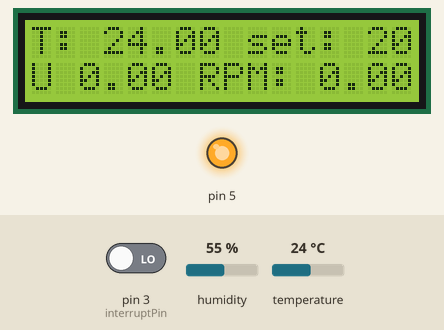
A sketch run on a simulated Arduino Uno, built with avr-gcc and run on an emulated ATmega328P. On the bench: 16×2 character LCD, output pins drawn as LEDs (lit = HIGH). Inputs (shaded band) come from the test bench; at power-on: temperature 24 °C, pin 3 (interruptPin) LOW, humidity 55 %. What the sketch prints to the serial monitor is not drawn.

Above: at 3.6 s.
3.7 s: temperature set to 33 °C
At 7.3 s:
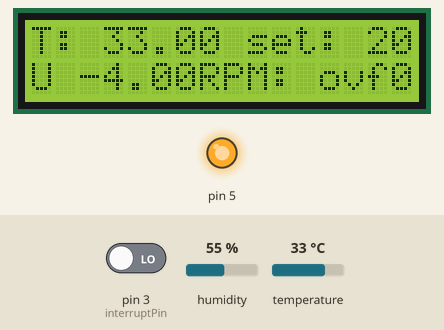
12.3 s: temperature set to 21 °C
At 16.2 s:
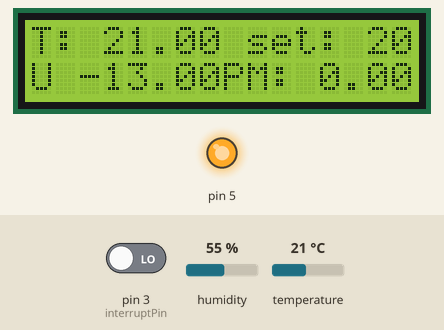
19.7 s: temperature set to 18 °C
At 21.8 s:
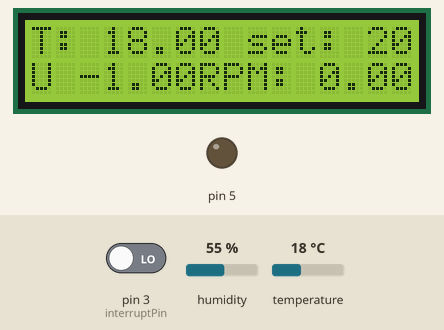
Timing chart, 0 to 23.3 s (numbered marks = the images above; inputs shaded):
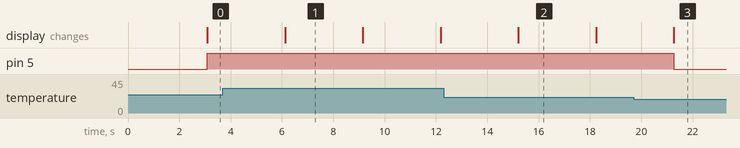

The sketch:

Control_on-off.ino
```cpp
// Incluimos librería
#include <DHT.h>
#include <LiquidCrystal.h>

#define DHTPIN 2 // Definimos el pin digital donde se conecta el sensor
#define DHTTYPE DHT11 // Dependiendo del tipo de sensor


DHT dht(DHTPIN, DHTTYPE); // Inicializamos el sensor DHT11

const int rs = 8, en = 9, d4 = 10, d5 = 11, d6 = 12, d7 = 13; // Variables para la conexion del display LCD1602
LiquidCrystal lcd(rs, en, d4, d5, d6, d7);


volatile long contador = 0;
int interruptPin = 3;


double K = 60000; // constante
float n = 2; // numero de pulsos por revolución
float tiempo_T = 0; // Tiempo T
float RPM = 0; // revoluciones por minuto

float tiempo_inicial = 0; // tiempo el muestreo para la medicion de las RPM
float pulsos_inicial = 0;
bool tiempo_muestra = false;
float error = 0;


int set = 20;
double signal_control;
int pwm;
float t;
float error_max;
float error_min;

/* Variables para la visualización en puerto Serial */

float time_seconds = 0;

/* Variables para la visualización en el display LCD */

String temp = "T: ";
String RPMS = "RPM";
String setp = "set: ";

void setup() {

  Serial.begin(9600); // Inicializamos comunicación serie
  dht.begin(); // Comenzamos el sensor DHT
  attachInterrupt(digitalPinToInterrupt(interruptPin), lectura_encoder, RISING); // Configuración interrupción
  lcd.begin(16, 2);
}

void loop() {

  delay(3000); // Retraso de lectura debido a las limitaciones del sensor
  t = dht.readTemperature(); // Leemos la temperatura en grados centígrados (por defecto)
  time_seconds = (millis()) / 1000;


  Serial.print("Tiempo en segundos: ");
  Serial.print(time_seconds);
  Serial.print(" Temperatura: ");
  Serial.println(t);

  impirmir_valores();

  error = set - t; // Error set(valor deseado) - t(temperatura leida por el sensor)

  if (error < 0)analogWrite(5, 255); // Enciende ventilador (ON)
  if (error > 0)analogWrite(5, 0); // Apaga ventilador (OFF)
}


float calculate_RPM() { // funciona para calular RPM

  if (tiempo_muestra == true) {

    tiempo_inicial = millis();
      pulsos_inicial = abs(contador);
        tiempo_muestra = false;
  }

   tiempo_T = millis() - tiempo_inicial;


  if (tiempo_T >= 3000) { //


    RPM = K * (abs(contador) - pulsos_inicial) / (n * tiempo_T); // puso final- pulso inicial
      tiempo_muestra = true; // habilita muestra
        contador = 0;
        return RPM;
  }

}

void lectura_encoder() { // funcion de la interrupción

  contador++;
}

void impirmir_valores() { //Imprime valores en el display LCD 1602


  lcd.setCursor(9, 0);
  lcd.print(setp + set);

     lcd.setCursor(0, 0);
     lcd.print(temp + t);

        lcd.setCursor(7, 1);
        lcd.print("RPM:");

          lcd.setCursor(12, 1);
           lcd.print(calculate_RPM(), 3);

              lcd.setCursor(0, 1);
                lcd.print("U");

                   lcd.setCursor(2, 1);
                    lcd.print(error);

}
```

Measured:
- the behaviour switches between 20 and 19 °C on temperature (found by bisection; images 2 and 3)
- after the input at 12.3 s, the display: changes after 2.9 s (image 2)
- after the input at 19.7 s, pin 5: HIGH → LOW after 1.6 s; the display: changes after 1.6 s (image 3)
- what the display in image 1 shows lasts 3.1 s, from 6.1 s to 9.2 s
